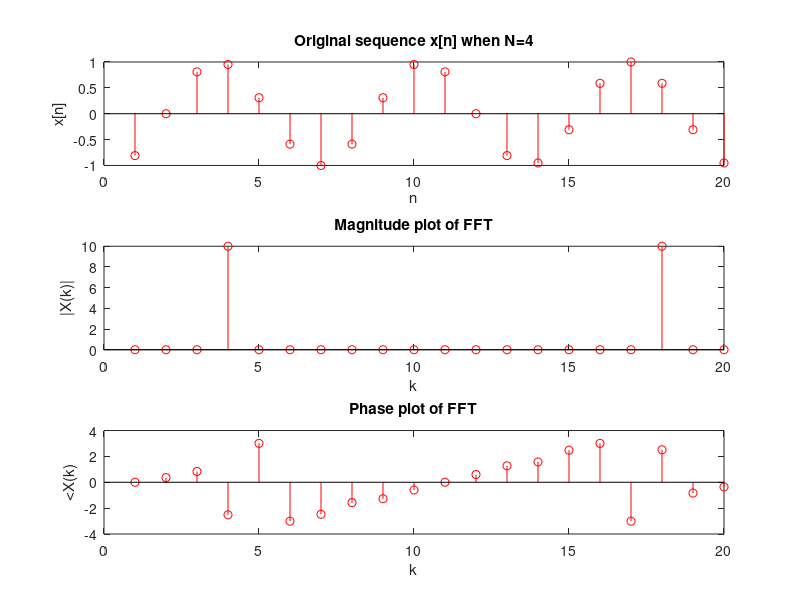

The MATLAB script that drew this image:
N = 20;
w0 = 3*pi/10;
n = 0:N-1;

x = sin(w0*(n-1));
xt = fft(x);

figure();
subplot(3,1,1);
stem(1:length(x),x,'red');
title('Original sequence x[n] when N=4');
xlabel('n');
ylabel('x[n]');
subplot(3,1,2);
stem(1:length(xt),abs(xt),'red');
title('Magnitude plot of FFT');
xlabel('k');
ylabel('|X(k)|');
subplot(3,1,3);
stem(1:length(xt),angle(xt),'red');
title('Phase plot of FFT');
xlabel('k');
ylabel('<X(k)');
